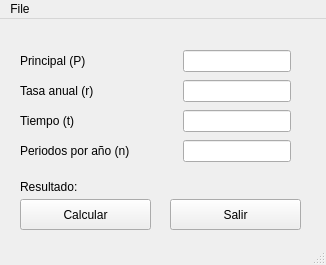
<?xml version="1.0" encoding="UTF-8"?>
<ui version="4.0">
 <class>MainWindow</class>
 <widget class="QMainWindow" name="MainWindow">
  <property name="geometry">
   <rect>
    <x>0</x>
    <y>0</y>
    <width>326</width>
    <height>265</height>
   </rect>
  </property>
  <property name="sizePolicy">
   <sizepolicy hsizetype="Fixed" vsizetype="Fixed">
    <horstretch>0</horstretch>
    <verstretch>0</verstretch>
   </sizepolicy>
  </property>
  <property name="windowTitle">
   <string>Cálculo del interpes compuesto</string>
  </property>
  <widget class="QWidget" name="centralwidget">
   <widget class="QPushButton" name="calcular_btn">
    <property name="geometry">
     <rect>
      <x>20</x>
      <y>180</y>
      <width>131</width>
      <height>31</height>
     </rect>
    </property>
    <property name="text">
     <string>Calcular</string>
    </property>
   </widget>
   <widget class="QWidget" name="horizontalLayoutWidget">
    <property name="geometry">
     <rect>
      <x>20</x>
      <y>30</y>
      <width>271</width>
      <height>24</height>
     </rect>
    </property>
    <layout class="QHBoxLayout" name="horizontalLayout">
     <item>
      <widget class="QLabel" name="lbOrincipal">
       <property name="text">
        <string>Principal (P)</string>
       </property>
      </widget>
     </item>
     <item>
      <widget class="QLineEdit" name="principal_input">
       <property name="sizePolicy">
        <sizepolicy hsizetype="Fixed" vsizetype="Fixed">
         <horstretch>0</horstretch>
         <verstretch>0</verstretch>
        </sizepolicy>
       </property>
       <property name="autoFillBackground">
        <bool>false</bool>
       </property>
       <property name="maxLength">
        <number>32773</number>
       </property>
      </widget>
     </item>
    </layout>
   </widget>
   <widget class="QWidget" name="horizontalLayoutWidget_2">
    <property name="geometry">
     <rect>
      <x>20</x>
      <y>60</y>
      <width>271</width>
      <height>24</height>
     </rect>
    </property>
    <layout class="QHBoxLayout" name="horizontalLayout_2">
     <item>
      <widget class="QLabel" name="lbTasaAnual">
       <property name="text">
        <string>Tasa anual (r)</string>
       </property>
      </widget>
     </item>
     <item>
      <widget class="QLineEdit" name="tasa_input">
       <property name="sizePolicy">
        <sizepolicy hsizetype="Fixed" vsizetype="Fixed">
         <horstretch>0</horstretch>
         <verstretch>0</verstretch>
        </sizepolicy>
       </property>
       <property name="maxLength">
        <number>32773</number>
       </property>
      </widget>
     </item>
    </layout>
   </widget>
   <widget class="QWidget" name="horizontalLayoutWidget_3">
    <property name="geometry">
     <rect>
      <x>20</x>
      <y>90</y>
      <width>271</width>
      <height>24</height>
     </rect>
    </property>
    <layout class="QHBoxLayout" name="horizontalLayout_3">
     <item>
      <widget class="QLabel" name="lbTiempo">
       <property name="text">
        <string>Tiempo (t)</string>
       </property>
      </widget>
     </item>
     <item>
      <widget class="QLineEdit" name="tiempo_input">
       <property name="sizePolicy">
        <sizepolicy hsizetype="Fixed" vsizetype="Fixed">
         <horstretch>0</horstretch>
         <verstretch>0</verstretch>
        </sizepolicy>
       </property>
       <property name="maxLength">
        <number>32773</number>
       </property>
      </widget>
     </item>
    </layout>
   </widget>
   <widget class="QWidget" name="horizontalLayoutWidget_4">
    <property name="geometry">
     <rect>
      <x>20</x>
      <y>120</y>
      <width>271</width>
      <height>24</height>
     </rect>
    </property>
    <layout class="QHBoxLayout" name="horizontalLayout_4">
     <item>
      <widget class="QLabel" name="lbPeriodosPorAnno">
       <property name="text">
        <string>Periodos por año (n)</string>
       </property>
      </widget>
     </item>
     <item>
      <widget class="QLineEdit" name="periodo_input">
       <property name="sizePolicy">
        <sizepolicy hsizetype="Fixed" vsizetype="Fixed">
         <horstretch>0</horstretch>
         <verstretch>0</verstretch>
        </sizepolicy>
       </property>
       <property name="maxLength">
        <number>32773</number>
       </property>
      </widget>
     </item>
    </layout>
   </widget>
   <widget class="QLabel" name="resultado_label">
    <property name="geometry">
     <rect>
      <x>20</x>
      <y>160</y>
      <width>241</width>
      <height>16</height>
     </rect>
    </property>
    <property name="sizePolicy">
     <sizepolicy hsizetype="Fixed" vsizetype="Preferred">
      <horstretch>0</horstretch>
      <verstretch>0</verstretch>
     </sizepolicy>
    </property>
    <property name="text">
     <string>Resultado: </string>
    </property>
   </widget>
   <widget class="QPushButton" name="salir_btn">
    <property name="geometry">
     <rect>
      <x>170</x>
      <y>180</y>
      <width>131</width>
      <height>31</height>
     </rect>
    </property>
    <property name="text">
     <string>Salir</string>
    </property>
   </widget>
  </widget>
  <widget class="QMenuBar" name="menubar">
   <property name="geometry">
    <rect>
     <x>0</x>
     <y>0</y>
     <width>326</width>
     <height>26</height>
    </rect>
   </property>
   <widget class="QMenu" name="menuFile">
    <property name="title">
     <string>File</string>
    </property>
    <addaction name="actionSalir"/>
    <addaction name="separator"/>
   </widget>
   <addaction name="menuFile"/>
  </widget>
  <widget class="QStatusBar" name="statusbar"/>
  <action name="actionAbrir">
   <property name="text">
    <string>Abrir</string>
   </property>
  </action>
  <action name="actionSalir">
   <property name="text">
    <string>Salir</string>
   </property>
  </action>
  <action name="actionrrr">
   <property name="text">
    <string>rrr</string>
   </property>
  </action>
 </widget>
 <resources/>
 <connections/>
</ui>
